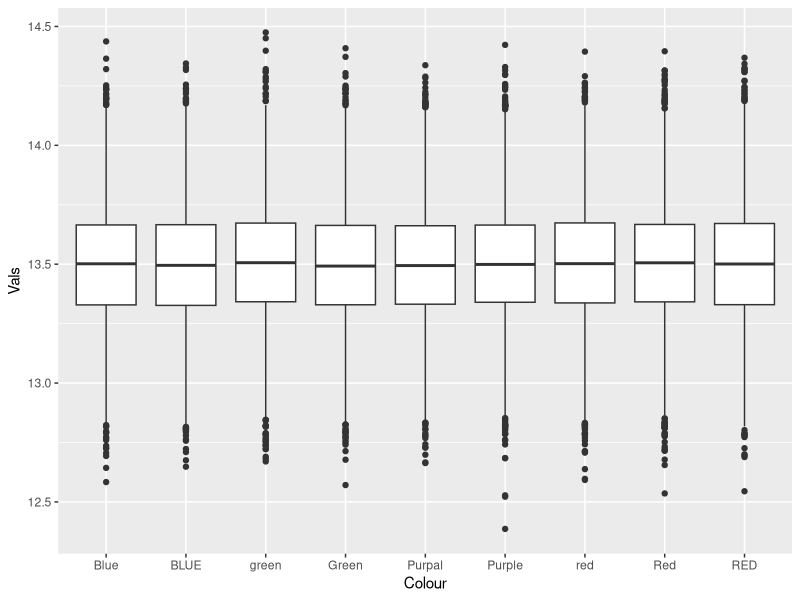
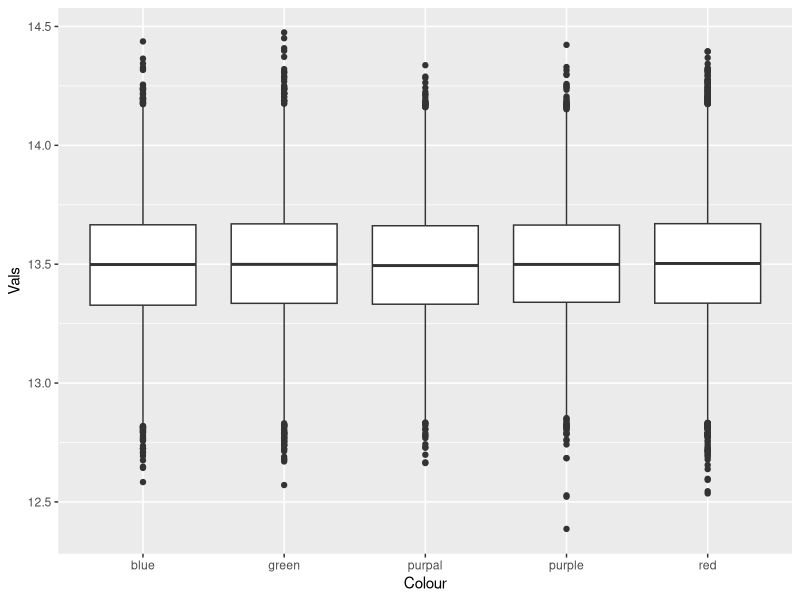
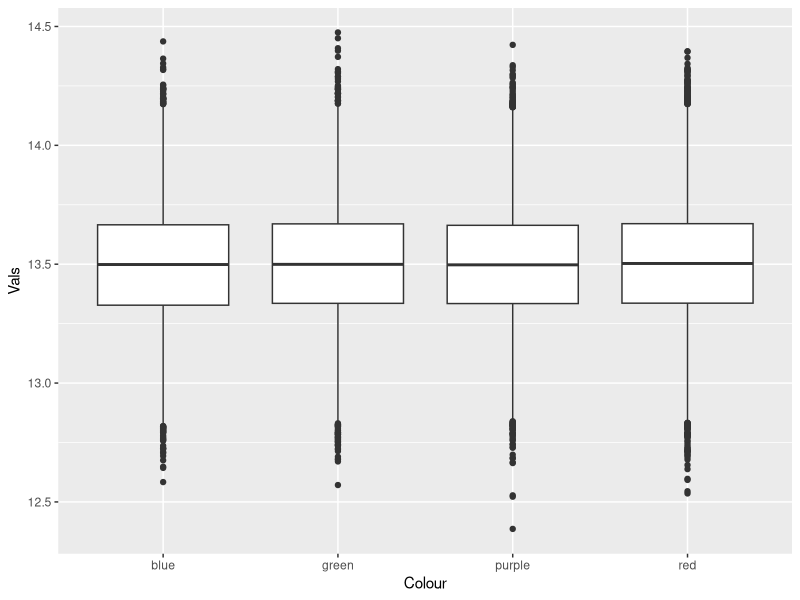
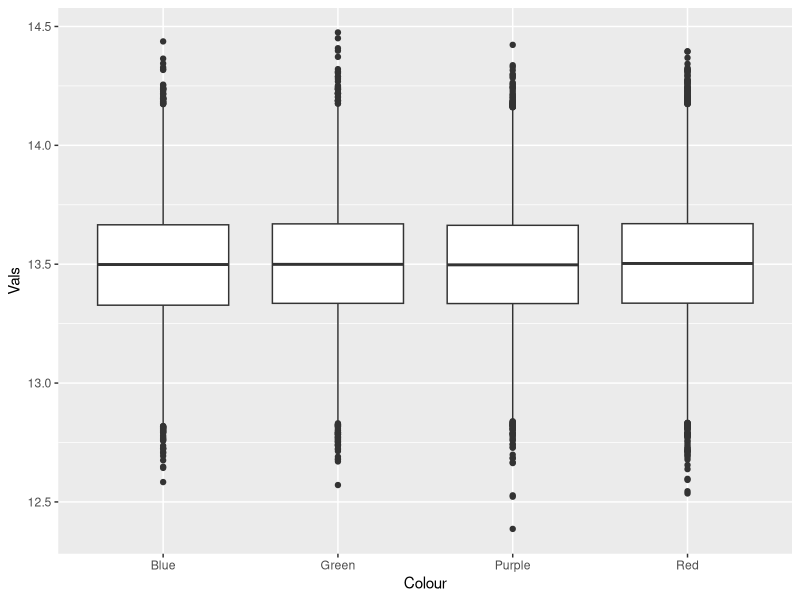

The R source for these figures, in order:
#libraries
library("dplyr")
library("ggplot2")

# import data
data <- read.csv("data-15aa4675580.csv")

# create data frame
df <- tbl_df(data)

# Analyze data
summary(df)
str(df)
ggplot(df,aes(x = Colour,y = Vals))+geom_boxplot()

# convert factors as characters
df %>% mutate_if(is.factor, as.character) -> df
# to lower case 
df <- mutate(df,Colour = tolower(Colour))

#Analysis
ggplot(df,aes(x = Colour,y = Vals))+geom_boxplot()

# set pass to true when it belongs to [13,14]
df %>% mutate(pass = (Vals<=14)&(Vals>=13)) -> df

# Analyze data
# count Colours
table(df$Colour)

#arrange by colour and pass
df %>% arrange(Colour,pass) -> df

# solve typo "purpal"
df %>%
  mutate(Colour=replace(Colour, Colour=="purpal", "purple")) -> df

#Analysis
ggplot(df,aes(x = Colour,y = Vals))+geom_boxplot()
# count Colours
table(df$Colour)

# capitalize first letter of colour names
df %>%
  mutate(Colour=replace(Colour, Colour=="purple", "Purple")) %>%
  mutate(Colour=replace(Colour, Colour=="red", "Red")) %>%
  mutate(Colour=replace(Colour, Colour=="blue", "Blue")) %>%
  mutate(Colour=replace(Colour, Colour=="green", "Green")) -> df

#Analysis
ggplot(df,aes(x = Colour,y = Vals))+geom_boxplot()

# Count nb part per Colours
table(df$Colour)


# store nb of rows in Variable
N = nrow(df)

# group by colour
by_colour <- group_by(df,Colour)
by_colour %>%  summarise(Number_of_Parts = n()) %>% select(Colour,Number_of_Parts) -> df_nb_part

# store results for nb parts
df_result <- df_nb_part

# group by colour and by pass
by_colour_pass <- group_by(df,Colour,pass)

# compute percent pass (when pass is TRUE)
df %>% group_by(Colour,pass) %>% 
  summarise(Number_of_Parts = n()) %>% 
  mutate(Percent_Pass = 100*Number_of_Parts/sum(Number_of_Parts)) %>% 
  filter(pass == TRUE) %>% 
  select(Colour, Percent_Pass) -> df_percent_pass
#by_colour_pass %>% filter(pass==TRUE) %>% summarise(Percent_Pass = 100*n()/N) %>% select(Colour,Percent_Pass)-> df_percent_pass

# store results
df_result$Percent_Pass = df_percent_pass$Percent_Pass


# compute mean length and variance of length
by_colour %>% summarise(Mean_length = mean(Vals),Variance_of_length = var(Vals)) -> df_mean_var

# store results for mean and variance
df_result$Mean_length = df_mean_var$Mean_length
df_result$Variance_of_length = df_mean_var$Variance_of_length

# save in csv file
write.csv(df_result, file = "result.csv")
